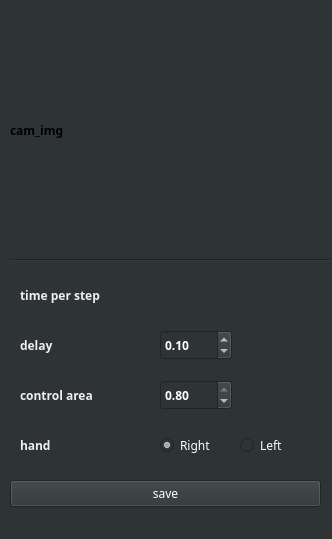
<?xml version="1.0" encoding="UTF-8"?>
<ui version="4.0">
 <class>MainWindow</class>
 <widget class="QMainWindow" name="MainWindow">
  <property name="geometry">
   <rect>
    <x>0</x>
    <y>0</y>
    <width>332</width>
    <height>539</height>
   </rect>
  </property>
  <property name="windowTitle">
   <string>MainWindow</string>
  </property>
  <property name="styleSheet">
   <string notr="true">background-color: rgb(46, 52, 54);</string>
  </property>
  <widget class="QWidget" name="centralwidget">
   <widget class="QLabel" name="cam_img">
    <property name="geometry">
     <rect>
      <x>10</x>
      <y>10</y>
      <width>320</width>
      <height>240</height>
     </rect>
    </property>
    <property name="font">
     <font>
      <family>D2Coding</family>
      <weight>75</weight>
      <bold>true</bold>
     </font>
    </property>
    <property name="mouseTracking">
     <bool>false</bool>
    </property>
    <property name="text">
     <string>cam_img</string>
    </property>
   </widget>
   <widget class="QPushButton" name="save">
    <property name="geometry">
     <rect>
      <x>10</x>
      <y>480</y>
      <width>311</width>
      <height>27</height>
     </rect>
    </property>
    <property name="font">
     <font>
      <family>D2Coding</family>
     </font>
    </property>
    <property name="styleSheet">
     <string notr="true">color: rgb(255, 255, 255);</string>
    </property>
    <property name="text">
     <string>save</string>
    </property>
   </widget>
   <widget class="QDoubleSpinBox" name="delay">
    <property name="geometry">
     <rect>
      <x>160</x>
      <y>330</y>
      <width>72</width>
      <height>30</height>
     </rect>
    </property>
    <property name="font">
     <font>
      <family>D2Coding</family>
      <weight>75</weight>
      <bold>true</bold>
     </font>
    </property>
    <property name="styleSheet">
     <string notr="true">color: rgb(255, 255, 255);</string>
    </property>
    <property name="minimum">
     <double>0.050000000000000</double>
    </property>
    <property name="maximum">
     <double>1.000000000000000</double>
    </property>
    <property name="singleStep">
     <double>0.050000000000000</double>
    </property>
    <property name="value">
     <double>0.100000000000000</double>
    </property>
   </widget>
   <widget class="Line" name="line">
    <property name="geometry">
     <rect>
      <x>10</x>
      <y>250</y>
      <width>321</width>
      <height>21</height>
     </rect>
    </property>
    <property name="orientation">
     <enum>Qt::Horizontal</enum>
    </property>
   </widget>
   <widget class="QLabel" name="text_delay">
    <property name="geometry">
     <rect>
      <x>20</x>
      <y>330</y>
      <width>72</width>
      <height>30</height>
     </rect>
    </property>
    <property name="font">
     <font>
      <family>D2Coding</family>
      <weight>75</weight>
      <bold>true</bold>
     </font>
    </property>
    <property name="styleSheet">
     <string notr="true">color: rgb(238, 238, 236);</string>
    </property>
    <property name="text">
     <string>delay</string>
    </property>
   </widget>
   <widget class="QLabel" name="text_time_per_step">
    <property name="geometry">
     <rect>
      <x>20</x>
      <y>280</y>
      <width>111</width>
      <height>30</height>
     </rect>
    </property>
    <property name="font">
     <font>
      <family>D2Coding</family>
      <weight>75</weight>
      <bold>true</bold>
     </font>
    </property>
    <property name="styleSheet">
     <string notr="true">color: rgb(238, 238, 236);</string>
    </property>
    <property name="text">
     <string>time per step</string>
    </property>
   </widget>
   <widget class="QLabel" name="time_per_step">
    <property name="geometry">
     <rect>
      <x>160</x>
      <y>280</y>
      <width>161</width>
      <height>30</height>
     </rect>
    </property>
    <property name="font">
     <font>
      <family>D2Coding</family>
     </font>
    </property>
    <property name="styleSheet">
     <string notr="true">color: rgb(255, 255, 255);</string>
    </property>
    <property name="text">
     <string/>
    </property>
   </widget>
   <widget class="QGroupBox" name="groupBox">
    <property name="enabled">
     <bool>true</bool>
    </property>
    <property name="geometry">
     <rect>
      <x>130</x>
      <y>430</y>
      <width>191</width>
      <height>41</height>
     </rect>
    </property>
    <property name="font">
     <font>
      <family>D2Coding</family>
      <weight>75</weight>
      <italic>false</italic>
      <bold>true</bold>
     </font>
    </property>
    <property name="styleSheet">
     <string notr="true">QGroupBox{margin-top:-15px; border:none;}</string>
    </property>
    <property name="title">
     <string/>
    </property>
    <property name="alignment">
     <set>Qt::AlignLeading|Qt::AlignLeft|Qt::AlignVCenter</set>
    </property>
    <widget class="QRadioButton" name="right_hand">
     <property name="geometry">
      <rect>
       <x>30</x>
       <y>0</y>
       <width>71</width>
       <height>30</height>
      </rect>
     </property>
     <property name="font">
      <font>
       <family>D2Coding</family>
      </font>
     </property>
     <property name="styleSheet">
      <string notr="true">color: rgb(255, 255, 255);</string>
     </property>
     <property name="text">
      <string>Right</string>
     </property>
     <property name="checked">
      <bool>true</bool>
     </property>
    </widget>
    <widget class="QRadioButton" name="left_hand">
     <property name="geometry">
      <rect>
       <x>110</x>
       <y>0</y>
       <width>71</width>
       <height>30</height>
      </rect>
     </property>
     <property name="font">
      <font>
       <family>D2Coding</family>
      </font>
     </property>
     <property name="styleSheet">
      <string notr="true">color: rgb(255, 255, 255);</string>
     </property>
     <property name="text">
      <string>Left</string>
     </property>
    </widget>
   </widget>
   <widget class="QLabel" name="text_hand">
    <property name="geometry">
     <rect>
      <x>20</x>
      <y>430</y>
      <width>72</width>
      <height>30</height>
     </rect>
    </property>
    <property name="font">
     <font>
      <family>D2Coding</family>
      <weight>75</weight>
      <bold>true</bold>
     </font>
    </property>
    <property name="styleSheet">
     <string notr="true">color: rgb(238, 238, 236);</string>
    </property>
    <property name="text">
     <string>hand</string>
    </property>
   </widget>
   <widget class="QLabel" name="text_ctr_area">
    <property name="geometry">
     <rect>
      <x>20</x>
      <y>380</y>
      <width>131</width>
      <height>30</height>
     </rect>
    </property>
    <property name="font">
     <font>
      <family>D2Coding</family>
      <weight>75</weight>
      <bold>true</bold>
     </font>
    </property>
    <property name="styleSheet">
     <string notr="true">color: rgb(238, 238, 236);</string>
    </property>
    <property name="text">
     <string>control area</string>
    </property>
   </widget>
   <widget class="QDoubleSpinBox" name="ctr_area_ratio">
    <property name="geometry">
     <rect>
      <x>160</x>
      <y>380</y>
      <width>72</width>
      <height>30</height>
     </rect>
    </property>
    <property name="font">
     <font>
      <family>D2Coding</family>
      <weight>75</weight>
      <bold>true</bold>
     </font>
    </property>
    <property name="styleSheet">
     <string notr="true">color: rgb(255, 255, 255);</string>
    </property>
    <property name="minimum">
     <double>0.050000000000000</double>
    </property>
    <property name="maximum">
     <double>0.800000000000000</double>
    </property>
    <property name="singleStep">
     <double>0.050000000000000</double>
    </property>
    <property name="value">
     <double>0.800000000000000</double>
    </property>
   </widget>
  </widget>
  <widget class="QStatusBar" name="help_bar">
   <property name="enabled">
    <bool>true</bool>
   </property>
   <property name="font">
    <font>
     <family>D2Coding</family>
    </font>
   </property>
   <property name="styleSheet">
    <string notr="true">color: rgb(255, 255, 255);</string>
   </property>
  </widget>
 </widget>
 <resources/>
 <connections/>
</ui>
